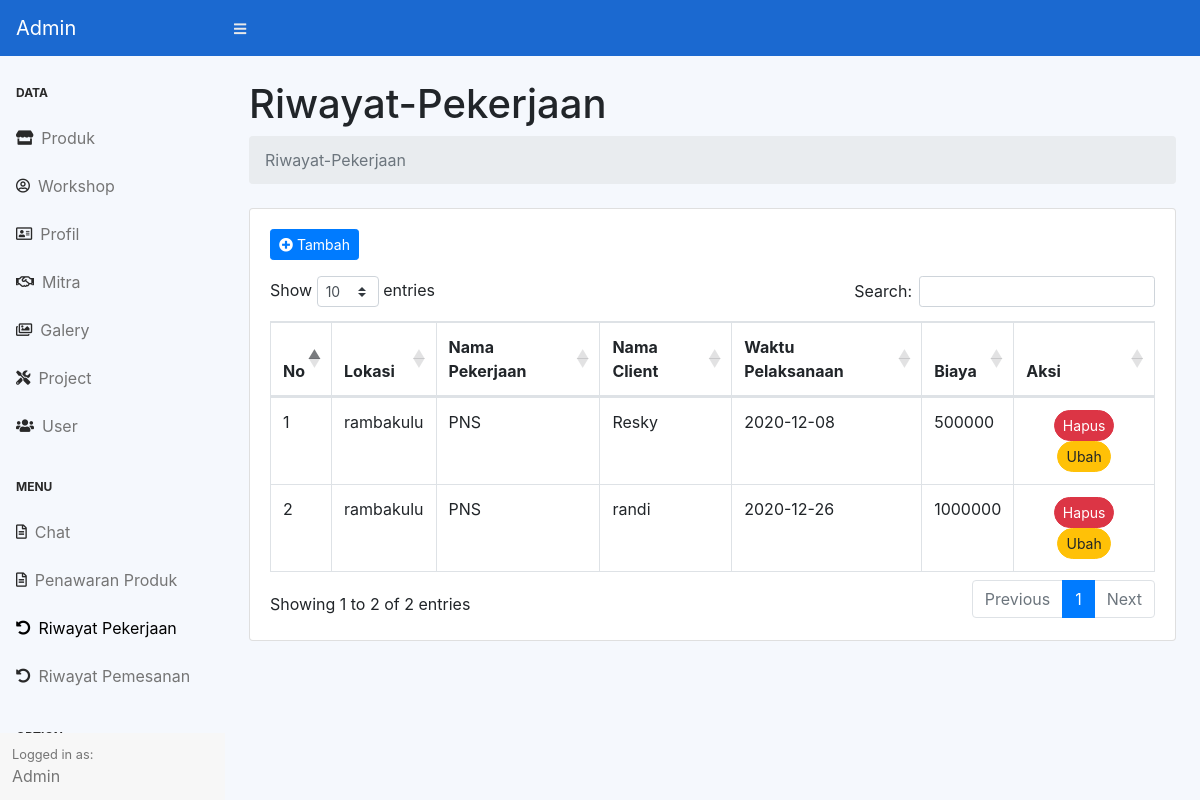
/admin/index.php?page=riwayat-pekerjaan (signed in), run on the app's committed database.
### tables this page shows
CREATE TABLE `riwayat_pekerjaan` (
  `id` int(11) NOT NULL,
  `lokasi` varchar(255) NOT NULL,
  `nama_pekerjaan` varchar(255) NOT NULL,
  `nama_client` varchar(255) NOT NULL,
  `waktu_pelaksanaan` varchar(255) NOT NULL,
  `fee` varchar(255) NOT NULL
);

### admin/Riwayat-Pekerjaan/index.php (the view, shortened to what this page needs)
<div class="container-fluid">
    <h1 class="mt-4">Riwayat-Pekerjaan </h1>
    <ol class="breadcrumb mb-4">
        <li class="breadcrumb-item active">Riwayat-Pekerjaan</li>
    </ol>
    <div class="card mb-4">
        <div class="card-body">
            <a href="?page=riwayat-pekerjaan-add" class="btn btn-primary mb-3 btn-sm"> <i class="fas fa-plus-circle"></i> Tambah</a>
            <div class="table-responsive">
                <table class="table table-bordered dataTable" id="" width="100%" cellspacing="0">
                    <thead>
                        <tr>
                            <th>No</th>
                            <th>Lokasi</th>
                            <th>Nama Pekerjaan</th>
                            <th>Nama Client</th>
                            <th>Waktu Pelaksanaan</th>
                            <th>Biaya</th>
                            <th>Aksi</th>
                        </tr>
                    </thead>
                    <tbody>
                        <?php $get = $koneksi->query("SELECT * FROM riwayat_pekerjaan") ?>
                        <?php $no = 1;
                        while ($data = $get->fetch_assoc()) : ?>
                            <tr>
                                <td><?= $no ?></td>
                                <td><?= $data['lokasi'] ?></td>
                                <td><?= $data['nama_pekerjaan'] ?></td>
                                <td><?= $data['nama_client'] ?></td>
                                <td><?= $data['waktu_pelaksanaan'] ?></td>
                                <td><?= $data['fee'] ?></td>
                                <td>
                                    <div class="text-center">
                                        <a href="index.php?page=riwayat-pekerjaan-delete&id=<?= $data['id'] ?>">
                                            <button type="button" class="btn btn-danger btn-sm rounded-pill">Hapus</button>
                                        </a>
                                        <a href="index.php?page=riwayat-pekerjaan-edit&id=<?= $data['id'] ?>">
                                            <button type="button" class="btn btn-warning btn-sm rounded-pill">Ubah</button>
                                        </a>
                                    </div>
                                </td>
                            </tr>
                        <?php $no++;
                        endwhile ?>
                    </tbody>
                </table>
            </div>
        </div>
    </div>
</div>

### assets/css/customview.css (style rules this page uses)
.bg-grey { background-color: #f5f8fd !important; }

### data on the page
riwayat_pekerjaan: lokasi "rambakulu", nama_pekerjaan "PNS", nama_client "Resky", waktu_pelaksanaan "2020-12-08", fee "500000"
riwayat_pekerjaan: lokasi "rambakulu", nama_pekerjaan "PNS", nama_client "randi", waktu_pelaksanaan "2020-12-26", fee "1000000"
